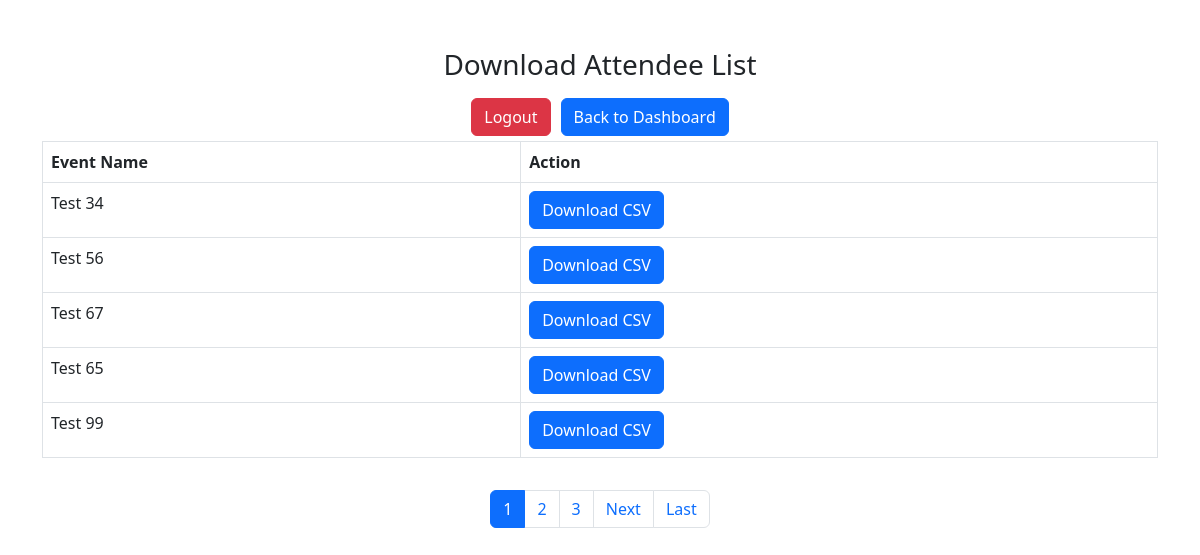
Page /attendee_list.php (signed in) on the committed database.
### tables this page shows
CREATE TABLE `events` (
  `EventID` int(11) NOT NULL,
  `HOST` varchar(255) NOT NULL,
  `EventName` varchar(255) NOT NULL,
  `EventDescription` text NOT NULL,
  `EventTime` datetime NOT NULL,
  `MaxCapacity` int(11) NOT NULL DEFAULT 0
);

### attendee_list.php (called while the page is built, shortened)
<?php
require 'includes/connection.php';
$eventsPerPage = 5;
$page = isset($_GET['page']) ? intval($_GET['page']) : 1;
$offset = ($page - 1) * $eventsPerPage;
$host = $_SESSION['username'];
$stmt = $conn->prepare("SELECT EventID, EventName FROM events WHERE HOST = ? LIMIT ?, ?");
$stmt->bind_param("sii", $host, $offset, $eventsPerPage);
$stmt->execute();
$events = $stmt->get_result();
$totalEventsStmt = $conn->prepare("SELECT COUNT(EventID) AS total FROM events WHERE HOST = ?");
$totalEventsStmt->bind_param("s", $host);
$totalEventsStmt->execute();
$totalResult = $totalEventsStmt->get_result();
$totalRow = $totalResult->fetch_assoc();
$totalEvents = $totalRow['total'];
$totalPages = ceil($totalEvents / $eventsPerPage);
require 'frontend/template/attendee_list.frontend.php';
?>

### frontend/template/attendee_list.frontend.php (the view, shortened to what this page needs)
<!DOCTYPE html>
<html>
<head>
    <link href="https://cdn.jsdelivr.net/npm/bootstrap@5.3.0/dist/css/bootstrap.min.css" rel="stylesheet">
</head>
<body>
<div class="container mt-5">
    <center><h3>Download Attendee List</h3></center>
    <div class="mt-3" style="justify-content: center; align-items: center; display: flex; gap: 10px; margin-bottom: 5px;">
        <a href="logout.php" class="btn btn-danger">Logout</a>
        <a href="dashboard.php" class="btn btn-primary">Back to Dashboard</a>
    </div>
    <div class="table-responsive">
        <table class="table table-bordered">
            <thead>
                <tr>
                    <th>Event Name</th>
                    <th>Action</th>
                </tr>
            </thead>
            <tbody>
                <?php
                if ($events->num_rows > 0) {
                    while ($event = $events->fetch_assoc()) {
                        echo "<tr>
                                <td>" . htmlspecialchars($event['EventName']) . "</td>
                                <td><a href='?action=download&event_id=" . $event['EventID'] . "' class='btn btn-primary'>Download CSV</a></td>
                              </tr>";
                    }
                } else {
                    echo "<tr><td colspan='2'>No events found for this host.</td></tr>";
                }
                ?>
            </tbody>
        </table>
    </div>
    <div class="mt-3">
        <nav aria-label="Page navigation">
            <ul class="pagination justify-content-center">
                <?php for ($i = 1; $i <= $totalPages; $i++): ?>
                    <li class="page-item <?= ($i == $page) ? 'active' : '' ?>"><a class="page-link" href="?page=<?= $i ?>"><?= $i ?></a></li>
                <?php endfor; ?>
                <?php if ($page < $totalPages): ?>
                    <li class="page-item"><a class="page-link" href="?page=<?= $page + 1 ?>">Next</a></li>
                    <li class="page-item"><a class="page-link" href="?page=<?= $totalPages ?>">Last</a></li>
                <?php endif; ?>
            </ul>
        </nav>
    </div>
</div>
</body>
</html>

### rows in the picture
events: EventName "Test 34"
events: EventName "Test 56"
events: EventName "Test 67"
events: EventName "Test 65"
events: EventName "Test 99"
